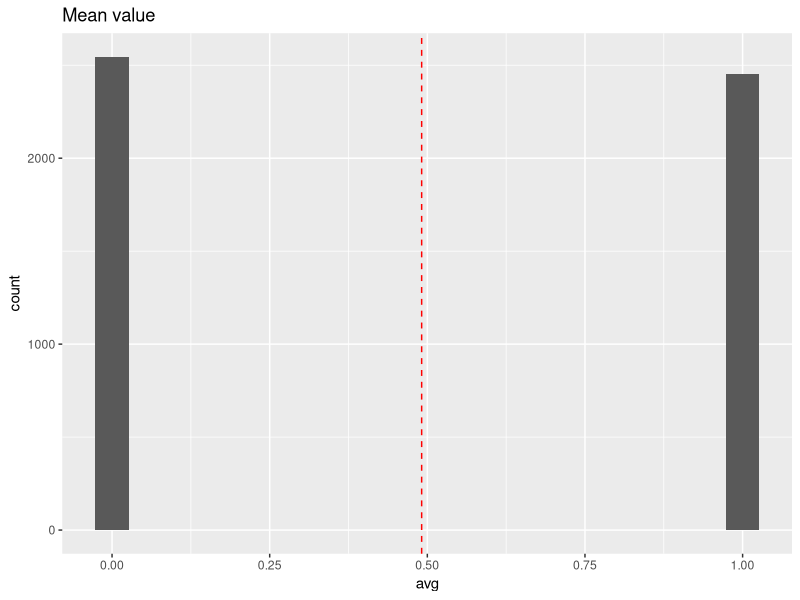
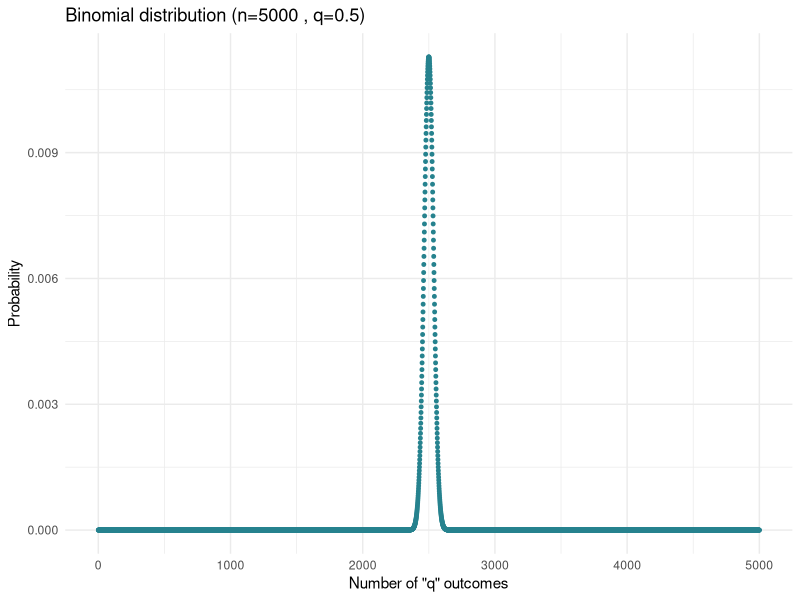
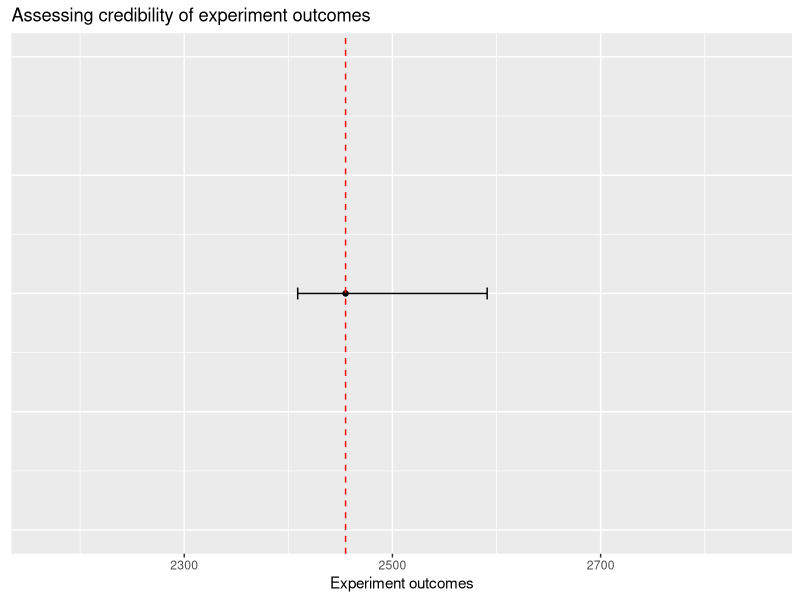

Write R code to recreate these figures, in order.
## ---- chunk 1
knitr::opts_chunk$set(echo = TRUE, warning = FALSE)
options(digits = 4) #4 digits in output
## ---- chunk 2
library(tidyverse)
library(readxl)
## ---- chunk 3
set1 <- read_excel('test_dataset3.xlsx',sheet = "1") 

set2 <- read_excel('test_dataset3.xlsx',sheet = "2") 
  
set3 <- read_excel('test_dataset3.xlsx',sheet = "3") 

set1 %>% head()
## ---- chunk 4
ggplot(data = set1,aes(value)) +

  geom_histogram(bins=20) +
  
  geom_vline(aes(xintercept = mean(value)), 
              colour='red', 
             linetype='dashed')+
  ggtitle('Mean value') +
  xlab('avg')
## ---- chunk 5
# Create a sample of 50 numbers which are incremented by 1.
x <- seq(0,5000,by = 1)

# Create the binomial distribution.
y <- dbinom(x,5000,0.5)

#plot(x,y)
dataset_binomial <- tibble(x_val = x, y_val = y)
#dataset_binomial

ggplot(dataset_binomial) +
 aes(x = x_val, y = y_val) +
 geom_point(size = 1L, colour = "#26828e") +
 labs(x = "Number of \"q\" outcomes", y = "Probability", title = "Binomial distribution (n=5000 , q=0.5)") +
 theme_minimal()
  
## ---- chunk 6

set_count1 <- sum(set1$value==1)
set_count0 <- sum(set1$value==0)
count_total <- nrow(set1)
paste("Set count 1:", set_count1,"Set count 0:",set_count0, "Total count:",count_total)

## ---- chunk 7
# Probability of getting current or less heads from all experiments
result_prob <-pbinom(set_count1,count_total,0.5)
result_prob
## ---- chunk 8
# Probability of getting out of bound values
out_of_bound_prob_high <-qbinom(0.995,count_total,0.5)
out_of_bound_prob_low <-qbinom(0.005,count_total,0.5)
out_of_bound_prob_high
out_of_bound_prob_low
## ---- chunk 9
ggplot_data <- tibble(out_of_bound_prob_low,set_count1,out_of_bound_prob_high )
ggplot(ggplot_data,
       aes(x = 0)) +
  geom_point(aes(y = set_count1)) +
  geom_errorbar(aes(ymin = out_of_bound_prob_low, ymax = out_of_bound_prob_high), 
                col = 'black', width = 0.05) +
  labs(title = 'Assessing credibility of experiment outcomes',
       y = 'Experiment outcomes',
       x = NULL) +
  geom_hline(aes(yintercept = set_count1),
             col = 'red', linetype = 'dashed') +
  xlim(-1, 1) +
ylim(out_of_bound_prob_low*0.9, out_of_bound_prob_high*1.1)+
   theme(axis.title.y=element_blank(),
        axis.text.y=element_blank(),
        axis.ticks.y=element_blank())+
  coord_flip()
## ---- chunk 10
set1_modified <- set1 %>%
  mutate(set= "set1")
set1_modified
## ---- chunk 11
set2_modified <- set2 %>%
  mutate(set= "set2")
set2_modified
## ---- chunk 12
set3_modified <- set3 %>%
  mutate(set= "set3")
set3_modified
## ---- chunk 13
binded_sets <-rbind(set1_modified,set2_modified,set3_modified)
binded_sets
## ---- chunk 14
binded_sets_nested <- 
  binded_sets %>% 
  group_by(set) %>%
  nest()
binded_sets_nested
## ---- chunk 15
bounds_estimation <- function(exp_set){
  set_count1 <- sum(exp_set$value==1)
  count_total <- nrow(exp_set)
  out_of_bound_prob_high <-qbinom(0.995,count_total,0.5)
  out_of_bound_prob_low <-qbinom(0.005,count_total,0.5)
  result_prob <-pbinom(set_count1,count_total,0.5)
  test = ifelse(result_prob>0.005 && result_prob<0.995,"credible","most likely cheating"  )
  return( test)
} 
## ---- chunk 16
bounds_estimation2 <- function(exp_set,lb,hb){
  set_count1 <- sum(exp_set$value==1)
  count_total <- nrow(exp_set)
  out_of_bound_prob_high <-qbinom(hb,count_total,0.5)
  out_of_bound_prob_low <-qbinom(lb,count_total,0.5)
  result_prob <-pbinom(set_count1,count_total,0.5)
  test = ifelse(result_prob>lb && result_prob<hb,"credible","most likely cheating"  )
  return( test)
} 
## ---- chunk 17
binded_sets_nested_new <- binded_sets_nested %>%
 mutate(result = map(data, bounds_estimation))
binded_sets_nested_new [["result"]][[1]]
binded_sets_nested_new [["result"]][[2]]
binded_sets_nested_new [["result"]][[3]]
## ---- chunk 18
binded_sets_nested_new2 <- binded_sets_nested %>%
mutate(result =  pmap(list(exp_set = data, lb = 0.005, hb = 0.995), bounds_estimation2))

binded_sets_nested_new2 [["result"]][[1]]
binded_sets_nested_new2 [["result"]][[2]]
binded_sets_nested_new2[["result"]][[3]]
